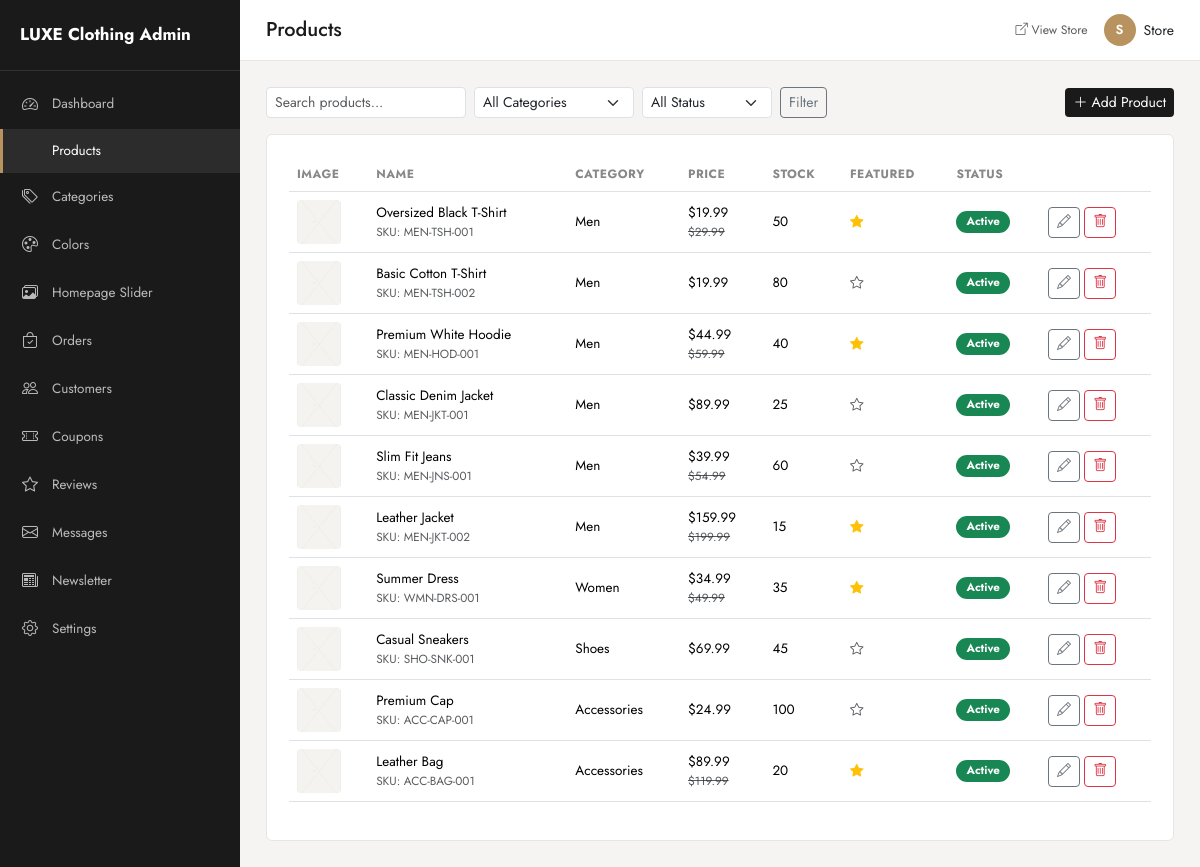
The page /admin/products/index.php (signed in) on the database its author committed.
### tables this page shows
CREATE TABLE users (
    id INT AUTO_INCREMENT PRIMARY KEY,
    first_name VARCHAR(100) NOT NULL,
    last_name VARCHAR(100) NOT NULL,
    email VARCHAR(150) NOT NULL UNIQUE,
    password VARCHAR(255) NOT NULL,
    phone VARCHAR(30) DEFAULT NULL,
    address VARCHAR(255) DEFAULT NULL,
    city VARCHAR(100) DEFAULT NULL,
    role ENUM('customer','admin') NOT NULL DEFAULT 'customer',
    status ENUM('active','inactive') NOT NULL DEFAULT 'active',
    created_at DATETIME NOT NULL DEFAULT CURRENT_TIMESTAMP,
    INDEX idx_users_email (email),
    INDEX idx_users_role (role)
);

CREATE TABLE products (
    id INT AUTO_INCREMENT PRIMARY KEY,
    category_id INT NOT NULL,
    name VARCHAR(200) NOT NULL,
    slug VARCHAR(220) NOT NULL UNIQUE,
    description TEXT,
    short_description VARCHAR(500),
    price DECIMAL(10,2) NOT NULL,
    sale_price DECIMAL(10,2) DEFAULT NULL,
    sku VARCHAR(100) NOT NULL UNIQUE,
    stock INT NOT NULL DEFAULT 0,
    featured_image VARCHAR(255) DEFAULT NULL,
    status ENUM('active','inactive') NOT NULL DEFAULT 'active',
    featured TINYINT(1) NOT NULL DEFAULT 0,
    created_at DATETIME NOT NULL DEFAULT CURRENT_TIMESTAMP,
    updated_at DATETIME NOT NULL DEFAULT CURRENT_TIMESTAMP ON UPDATE CURRENT_TIMESTAMP,
    FOREIGN KEY (category_id) REFERENCES categories(id) ON DELETE RESTRICT,
    INDEX idx_products_slug (slug),
    INDEX idx_products_category (category_id),
    INDEX idx_products_status (status),
    INDEX idx_products_featured (featured),
    INDEX idx_products_created (created_at),
    FULLTEXT INDEX ft_products_search (name, description, short_description)
);

CREATE TABLE categories (
    id INT AUTO_INCREMENT PRIMARY KEY,
    name VARCHAR(100) NOT NULL,
    slug VARCHAR(150) NOT NULL UNIQUE,
    description TEXT,
    image VARCHAR(255) DEFAULT NULL,
    status ENUM('active','inactive') NOT NULL DEFAULT 'active',
    created_at DATETIME NOT NULL DEFAULT CURRENT_TIMESTAMP,
    INDEX idx_categories_slug (slug),
    INDEX idx_categories_status (status)
);

### includes/functions.php (called while the page is built, shortened)
<?php
require_once __DIR__ . '/../config/database.php';
function e(?string $value): string
{
    return htmlspecialchars($value ?? '', ENT_QUOTES, 'UTF-8');
}
function isLoggedIn(): bool
{
    return !empty($_SESSION['user_id']);
}
function currentUserId(): ?int
{
    return $_SESSION['user_id'] ?? null;
}
function currentUser(): ?array
{
    $stmt = getDB()->prepare('SELECT * FROM users WHERE id = ? LIMIT 1');
    $stmt->execute([currentUserId()]);
    $user = $stmt->fetch() ?: false;
    return $user ?: null;
}
function getSettings(): array
{
    static $settings = null;
    if ($settings !== null) {
        return $settings;
    }
    $settings = [];
    try {
        $stmt = getDB()->query('SELECT setting_key, setting_value FROM settings');
        foreach ($stmt->fetchAll() as $row) {
            $settings[$row['setting_key']] = $row['setting_value'];
        }
    } catch (Exception $e) {
        error_log('Settings load error: ' . $e->getMessage());
    }
    return $settings;
}
function setting(string $key, $default = '')
{
    $settings = getSettings();
    return $settings[$key] ?? $default;
}
function formatPrice(float $amount): string
{
    return setting('currency_symbol', '$') . number_format($amount, 2);
}
function productDisplayPrice(array $product): array
{
    $price = (float)$product['price'];
    $sale  = $product['sale_price'] !== null ? (float)$product['sale_price'] : null;
    $hasSale = $sale !== null && $sale > 0 && $sale < $price;
    $discount = $hasSale ? round((($price - $sale) / $price) * 100) : 0;
    return [
        'price'     => $price,
        'sale'      => $hasSale ? $sale : null,
        'final'     => $hasSale ? $sale : $price,
        'has_sale'  => $hasSale,
        'discount'  => $discount,
    ];
}
function productImageUrl(?string $filename): string
{
    return UPLOAD_URL . '/products/' . $filename;
}

### config/database.php (called while the page is built, shortened)
<?php
function getDB(): PDO
{
    static $pdo = null;
    if ($pdo === null) {
        $dsn = 'mysql:host=' . DB_HOST . ';dbname=' . DB_NAME . ';charset=' . DB_CHARSET;
        $options = [
            PDO::ATTR_ERRMODE            => PDO::ERRMODE_EXCEPTION,
            PDO::ATTR_DEFAULT_FETCH_MODE => PDO::FETCH_ASSOC,
            PDO::ATTR_EMULATE_PREPARES   => false,
        ];
        try {
            $pdo = new PDO($dsn, DB_USER, DB_PASS, $options);
        } catch (PDOException $e) {
            error_log('DB Connection Error: ' . $e->getMessage());
            http_response_code(500);
            die('A database error occurred. Please try again later.');
        }
    }
    return $pdo;
}

### admin/products/index.php (the view, shortened to what this page needs)
<?php
$pdo = getDB();
$page = max(1, (int)($_GET['page'] ?? 1));
$perPage = 15;
$offset = ($page - 1) * $perPage;
$where = ['1=1'];
$params = [];
$whereSql = implode(' AND ', $where);
$stmt = $pdo->prepare(
    "SELECT p.*, c.name AS category_name FROM products p JOIN categories c ON c.id = p.category_id
     WHERE $whereSql ORDER BY p.created_at DESC LIMIT $perPage OFFSET $offset"
);
$stmt->execute($params);
$products = $stmt->fetchAll();
$pageHeading = 'Products';
require_once __DIR__ . '/../includes/header.php';
?>
<div class="d-flex justify-content-between align-items-center mb-3 flex-wrap gap-2">
  <form class="d-flex gap-2 flex-wrap">
    <input type="text" name="q" class="form-control form-control-sm" placeholder="Search products..." value="<?= e($_GET['q'] ?? '') ?>" style="width:200px;">
    <select name="category" class="form-select form-select-sm" style="width:160px;">
      <option value="">All Categories</option>
    </select>
    <select name="status" class="form-select form-select-sm" style="width:130px;">
      <option value="">All Status</option>
    </select>
    <button class="btn btn-sm btn-outline-secondary">Filter</button>
  </form>
  <a href="<?= BASE_URL ?>/admin/products/create.php" class="btn btn-primary-admin btn-sm"><i class="bi bi-plus-lg"></i> Add Product</a>
</div>
<div class="admin-card">
  <div class="table-responsive">
    <table class="table table-admin">
      <thead><tr><th>Image</th><th>Name</th><th>Category</th><th>Price</th><th>Stock</th><th>Featured</th><th>Status</th><th></th></tr></thead>
      <tbody>
      <?php foreach ($products as $p): $priceInfo = productDisplayPrice($p); ?>
        <tr>
          <td><img src="<?= e(productImageUrl($p['featured_image'])) ?>" class="thumb"></td>
          <td>
            <?= e($p['name']) ?>
            <div class="text-muted small">SKU: <?= e($p['sku']) ?></div>
          </td>
          <td><?= e($p['category_name']) ?></td>
          <td>
            <?= formatPrice($priceInfo['final']) ?>
            <?php if ($priceInfo['has_sale']): ?><div class="text-muted small text-decoration-line-through"><?= formatPrice($priceInfo['price']) ?></div><?php endif; ?>
          </td>
          <td>
            <?php if ($p['stock'] <= 0): ?><span class="text-danger fw-medium">0</span>
            <?php elseif ($p['stock'] <= 5): ?><span class="text-warning fw-medium"><?= $p['stock'] ?></span>
            <?php else: ?><?= $p['stock'] ?><?php endif; ?>
          </td>
          <td><?= $p['featured'] ? '<i class="bi bi-star-fill text-warning"></i>' : '<i class="bi bi-star text-muted"></i>' ?></td>
          <td><a href="?toggle=<?= $p['id'] ?>" class="badge badge-status bg-<?= $p['status']==='active'?'success':'secondary' ?> text-decoration-none"><?= e($p['status']) ?></a></td>
          <td class="text-nowrap">
            <a href="<?= BASE_URL ?>/admin/products/edit.php?id=<?= $p['id'] ?>" class="btn btn-sm btn-outline-secondary"><i class="bi bi-pencil"></i></a>
            <a href="<?= BASE_URL ?>/admin/products/delete.php?id=<?= $p['id'] ?>" class="btn btn-sm btn-outline-danger confirm-delete" data-confirm-msg="Delete this product permanently?"><i class="bi bi-trash"></i></a>
          </td>
        </tr>
      <?php endforeach; ?>
      </tbody>
    </table>
  </div>
</div>
<?php require_once __DIR__ . '/../includes/footer.php'; ?>

### admin/includes/header.php (shortened to what this page needs)
<?php
$adminUser = currentUser();
?>
<!DOCTYPE html>
<html lang="en">
<head>
<link href="https://cdn.jsdelivr.net/npm/bootstrap@5.3.3/dist/css/bootstrap.min.css" rel="stylesheet">
<link href="https://cdn.jsdelivr.net/npm/bootstrap-icons@1.11.3/font/bootstrap-icons.css" rel="stylesheet">
<link rel="stylesheet" href="<?= BASE_URL ?>/admin/assets/css/admin.css">
</head>
<body>
<div id="toast-container" class="toast-container position-fixed top-0 end-0 p-3" style="z-index:1080"></div>
<div class="admin-wrapper">
  <?php include __DIR__ . '/sidebar.php'; ?>
  <div class="admin-main">
    <div class="admin-topbar d-flex justify-content-between align-items-center">
      <h5 class="mb-0 d-none d-lg-block"><?= e($pageHeading ?? 'Dashboard') ?></h5>
      <div class="d-flex align-items-center gap-3">
        <a href="<?= BASE_URL ?>/index.php" target="_blank" class="small text-muted"><i class="bi bi-box-arrow-up-right"></i> View Store</a>
        <div class="dropdown">
          <a href="#" class="d-flex align-items-center gap-2 text-dark" data-bs-toggle="dropdown">
            <div class="admin-avatar"><?= e(strtoupper(substr($adminUser['first_name'],0,1))) ?></div>
            <span class="d-none d-md-inline"><?= e($adminUser['first_name']) ?></span>
          </a>
        </div>
      </div>
    </div>
    <div class="admin-content">

### admin/assets/css/admin.css (style rules this page uses)
:root { --admin-ink: #1a1a1a; --admin-accent: #b8935f; --admin-bg: #f5f4f2; --admin-line: #e8e6e2; }
* { box-sizing: border-box; }
body { font-family: 'Jost', sans-serif; background: var(--admin-bg); color: var(--admin-ink); font-size: 14px; }
a { text-decoration: none; }
.admin-wrapper { display: flex; min-height: 100vh; }
.admin-main { margin-left: 240px; flex-grow: 1; min-width: 0; width: 100%; }
.admin-topbar { background: #fff; padding: 14px 26px; border-bottom: 1px solid var(--admin-line); position: sticky; top: 0; z-index: 900; }
.admin-content { padding: 26px; }
.admin-avatar { width: 32px; height: 32px; border-radius: 50%; background: var(--admin-accent); color: #fff; display: flex; align-items: center; justify-content: center; font-weight: 600; font-size: 13px; }
.admin-card { background: #fff; border-radius: 6px; border: 1px solid var(--admin-line); padding: 22px; }
.table-admin th { font-size: 12px; text-transform: uppercase; letter-spacing: .5px; color: #888; border-top: none; }
.table-admin td { vertical-align: middle; font-size: 13.5px; }
.table-admin img.thumb { width: 44px; height: 44px; object-fit: cover; border-radius: 4px; }
.badge-status { text-transform: capitalize; padding: 5px 10px; border-radius: 20px; font-size: 11.5px; }
.btn-primary-admin { background: var(--admin-ink); color: #fff; border: none; }

### rows shown on the page
users: first_name "S", first_name "Store"
products: featured_image (placeholder picture), name "Oversized Black T-Shirt", sku "MEN-TSH-001", category.name "Men", formatPrice($priceInfo['final']) "$19.99", formatPrice($priceInfo['price']) "$29.99", stock "50", featured 1 (drawn), status "Active"
products: featured_image (placeholder picture), name "Basic Cotton T-Shirt", sku "MEN-TSH-002", category.name "Men", price "$19.99", stock "80", featured 0 (drawn), status "Active"
products: featured_image (placeholder picture), name "Premium White Hoodie", sku "MEN-HOD-001", category.name "Men", formatPrice($priceInfo['final']) "$44.99", formatPrice($priceInfo['price']) "$59.99", stock "40", featured 1 (drawn), status "Active"
products: featured_image (placeholder picture), name "Classic Denim Jacket", sku "MEN-JKT-001", category.name "Men", price "$89.99", stock "25", featured 0 (drawn), status "Active"
products: featured_image (placeholder picture), name "Slim Fit Jeans", sku "MEN-JNS-001", category.name "Men", formatPrice($priceInfo['final']) "$39.99", formatPrice($priceInfo['price']) "$54.99", stock "60", featured 0 (drawn), status "Active"
products: featured_image (placeholder picture), name "Leather Jacket", sku "MEN-JKT-002", category.name "Men", formatPrice($priceInfo['final']) "$159.99", formatPrice($priceInfo['price']) "$199.99", stock "15", featured 1 (drawn), status "Active"
products: featured_image (placeholder picture), name "Summer Dress", sku "WMN-DRS-001", category.name "Women", formatPrice($priceInfo['final']) "$34.99", formatPrice($priceInfo['price']) "$49.99", stock "35", featured 1 (drawn), status "Active"
products: featured_image (placeholder picture), name "Casual Sneakers", sku "SHO-SNK-001", category.name "Shoes", price "$69.99", stock "45", featured 0 (drawn), status "Active"
products: featured_image (placeholder picture), name "Premium Cap", sku "ACC-CAP-001", category.name "Accessories", price "$24.99", stock "100", featured 0 (drawn), status "Active"
products: featured_image (placeholder picture), name "Leather Bag", sku "ACC-BAG-001", category.name "Accessories", formatPrice($priceInfo['final']) "$89.99", formatPrice($priceInfo['price']) "$119.99", stock "20", featured 1 (drawn), status "Active"

### other values the page prints
setting('store_name', 'LUXE') "LUXE Clothing"
$pageHeading "Products"
